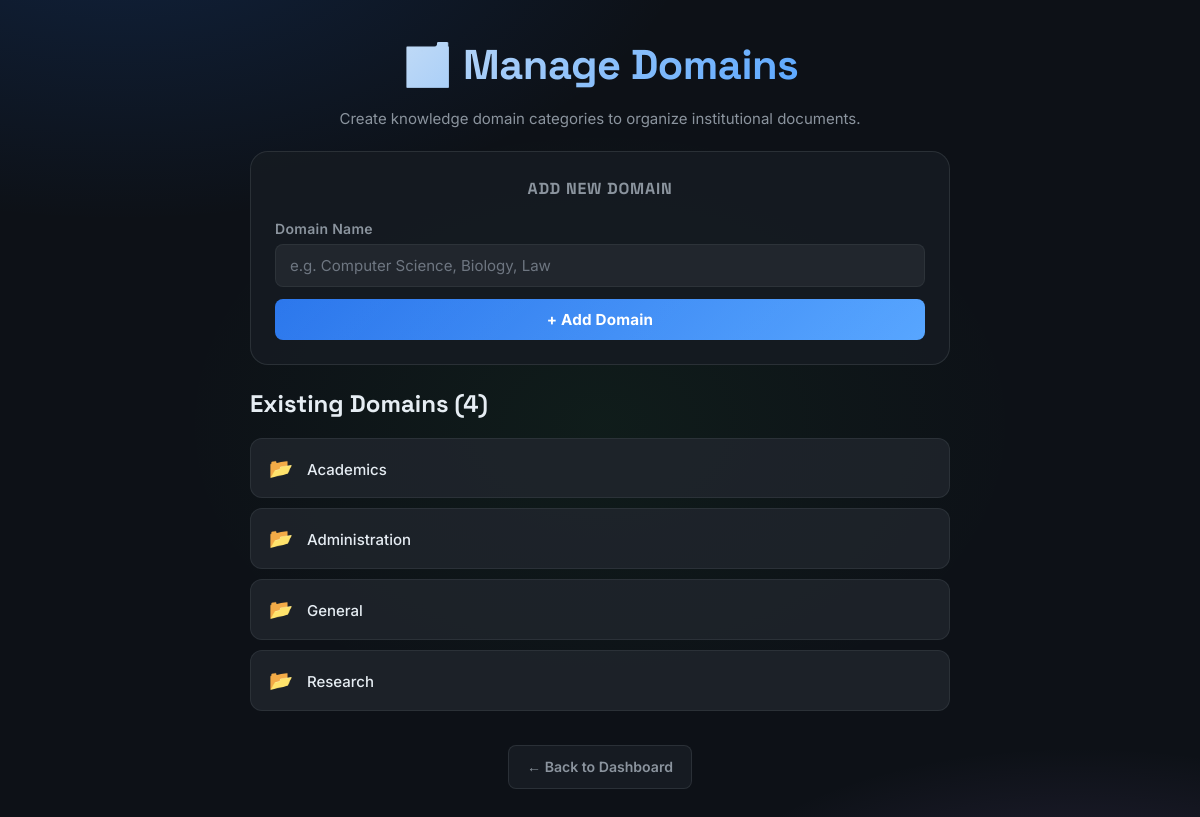
Screenshot of /domains (signed in) with the database file from the repository.
### tables this page shows
CREATE TABLE domains(
            id INTEGER PRIMARY KEY AUTOINCREMENT,
            name TEXT UNIQUE
        );

### app.py (the view, shortened to what this page needs)
@app.route("/domains", methods=["GET", "POST"])
@roles_required("administrator")
def domains():
    message = None
    error = None
    conn = get_db()
    cur = conn.cursor()
    cur.execute("SELECT name FROM domains ORDER BY name")
    rows = cur.fetchall()
    conn.close()
    return render_template("domains.html", domains=rows, message=message, error=error)

### app.py (called while the page is built)
def get_db():
    conn = sqlite3.connect("database.db")
    return conn

def normalize_role(role):
    role = (role or "").strip().lower()
    legacy_map = {"admin": "administrator", "user": "student"}
    return legacy_map.get(role, role)

def roles_required(*roles):
    allowed_roles = {normalize_role(role) for role in roles}
    def decorator(route_fn):
        @wraps(route_fn)
        def wrapper(*args, **kwargs):
            current_role = normalize_role(session.get("role"))
            if not session.get("username"):
                return redirect("/")
            if current_role not in allowed_roles:
                return abort(403)
            return route_fn(*args, **kwargs)
        return wrapper
    return decorator

### templates/domains.html (shortened to what this page needs)
<!DOCTYPE html>
<html lang="en">
<head>
  <link rel="stylesheet" href="/static/style.css">
</head>
<body>
<div class="domains-page animate-in">
  <h1>🗂️ Manage Domains</h1>
  <p>Create knowledge domain categories to organize institutional documents.</p>
  <div style="background: rgba(22,27,34,0.9); border: 1px solid rgba(48,54,61,0.8); border-radius: 18px; padding: 24px; margin: 20px 0;">
    <h2 style="margin-bottom: 16px; font-size: 1.0rem; color: #8b949e; text-transform: uppercase; letter-spacing: 0.8px;">Add New Domain</h2>
    <form method="post" style="border:none; box-shadow:none; padding:0; margin:0; background:transparent; display:grid; gap:12px; width:100%;">
      <div>
        <label for="domain-name">Domain Name</label>
        <input type="text" id="domain-name" name="name" placeholder="e.g. Computer Science, Biology, Law" required>
      </div>
      <button type="submit" id="add-domain-btn">+ Add Domain</button>
    </form>
  </div>
  <h2 style="margin-bottom: 14px; text-align: left;">Existing Domains ({{ domains|length }})</h2>
  {% if domains %}
  <div>
    {% for row in domains %}
    <div class="domain-item">
      <span><span class="domain-icon">📂</span> {{ row[0] }}</span>
    </div>
    {% endfor %}
  </div>
  {% else %}
  <div class="alert alert-warning"><span>⚠️</span> No domains created yet.</div>
  {% endif %}
  <a href="/dashboard" class="back-btn" style="margin-top: 24px; display: inline-flex;">← Back to Dashboard</a>
</div>
</body>
</html>

### static/style.css (style rules this page uses)
:root { --bg-base: #0d1117; --bg-elevated: #161b22; --bg-overlay: #21262d; --surface: rgba(22,27,34,0.85); --surface-soft: rgba(33,38,45,0.6); --border: rgba(48,54,61,0.8); --border-glow: rgba(88,166,255,0.3); --primary: #58a6ff; --primary-dark: #1f6feb; --primary-dim: rgba(88,166,255,0.15); --teal: #39d353; --teal-dim: rgba(57,211,83,0.15); --purple: #bc8cff; --purple-dim: rgba(188,140,255,0.15); --orange: #f78166; --orange-dim: rgba(247,129,102,0.15); --gold: #e3b341; --gold-dim: rgba(227,179,65,0.15); --text: #e6edf3; --text-muted: #8b949e; --text-subtle: #6e7681; --success: #39d353; --danger: #f85149; --warning: #d29922; --shadow-sm: 0 1px 3px rgba(0,0,0,0.4); --shadow-md: 0 4px 16px rgba(0,0,0,0.5); --shadow-lg: 0 8px 32px rgba(0,0,0,0.6); --shadow-glow: 0 0 24px rgba(88,166,255,0.2); --radius-sm: 8px; --radius-md: 12px; --radius-lg: 18px; --radius-xl: 24px; --radius-full: 9999px; --transition: 0.2s ease; --transition-slow: 0.35s ease; }
*, *::before, *::after { box-sizing: border-box; margin: 0; padding: 0; }
html { scroll-behavior: smooth; }
body { min-height: 100vh; font-family: 'Inter', 'Segoe UI', system-ui, sans-serif; font-size: 15px; line-height: 1.6; color: var(--text); background: radial-gradient(ellipse 80% 60% at 10% -10%, rgba(31,111,235,0.18) 0%, transparent 60%), radial-gradient(ellipse 60% 40% at 90% 110%, rgba(188,140,255,0.15) 0%, transparent 55%), radial-gradient(ellipse 50% 50% at 50% 50%, rgba(57,211,83,0.06) 0%, transparent 70%), var(--bg-base); text-align: center; padding: 32px 20px 60px; }
h1 { font-family: 'Space Grotesk', sans-serif; font-size: clamp(1.8rem, 3.5vw, 2.6rem); font-weight: 800; letter-spacing: -0.5px; background: linear-gradient(135deg, var(--text) 0%, var(--primary) 80%); -webkit-background-clip: text; -webkit-text-fill-color: transparent; background-clip: text; margin-bottom: 8px; }
h2 { font-family: 'Space Grotesk', sans-serif; font-size: clamp(1.15rem, 2vw, 1.5rem); font-weight: 700; color: var(--text); margin-bottom: 10px; }
p { color: var(--text-muted); line-height: 1.65; }
a { color: var(--primary); text-decoration: none; transition: color var(--transition); }
form { width: min(100%, 760px); margin: 20px auto 10px; background: var(--bg-elevated); border: 1px solid var(--border); border-radius: var(--radius-lg); box-shadow: var(--shadow-md); padding: 24px 20px; display: grid; gap: 12px; text-align: left; }
label { font-size: 0.875rem; font-weight: 600; color: var(--text-muted); margin-bottom: 4px; display: block; letter-spacing: 0.3px; }
input, select, textarea { width: 100%; padding: 11px 14px; background: var(--bg-overlay); border: 1px solid var(--border); border-radius: var(--radius-sm); color: var(--text); font-family: inherit; font-size: 0.94rem; transition: border-color var(--transition), box-shadow var(--transition); }
input::placeholder { color: var(--text-subtle); }
button, .btn { display: inline-flex; align-items: center; justify-content: center; gap: 8px; padding: 11px 20px; border: none; border-radius: var(--radius-sm); font-family: inherit; font-size: 0.95rem; font-weight: 700; color: #fff; background: linear-gradient(135deg, var(--primary-dark), var(--primary)); cursor: pointer; transition: transform var(--transition), box-shadow var(--transition), filter var(--transition); width: 100%; letter-spacing: 0.2px; position: relative; overflow: hidden; }
button::after { content: ''; position: absolute; inset: 0; background: linear-gradient(135deg, rgba(255,255,255,0.06), transparent); pointer-events: none; }
.back-btn { display: inline-flex; align-items: center; gap: 6px; margin-top: 24px; padding: 10px 18px; border-radius: var(--radius-sm); text-decoration: none; color: var(--text-muted); background: var(--bg-elevated); border: 1px solid var(--border); font-weight: 600; font-size: 0.88rem; transition: all var(--transition); }
.animate-in { animation: fadeUp 0.5s ease both; }

### templates/domains.html (style rules this page uses)
.domains-page { width: min(700px, 100%); margin: 0 auto; }
.domain-item { display: flex; align-items: center; justify-content: space-between; padding: 14px 18px; background: rgba(33,38,45,0.8); border: 1px solid rgba(48,54,61,0.8); border-radius: 12px; margin-bottom: 10px; color: #e6edf3; font-weight: 500; transition: border-color 0.2s; }
.domain-icon { font-size: 1.2rem; margin-right: 10px; }

### rows the page displays
domains: name "Academics"
domains: name "Administration"
domains: name "General"
domains: name "Research"

### other values shown
{{ domains|length }} "4"
